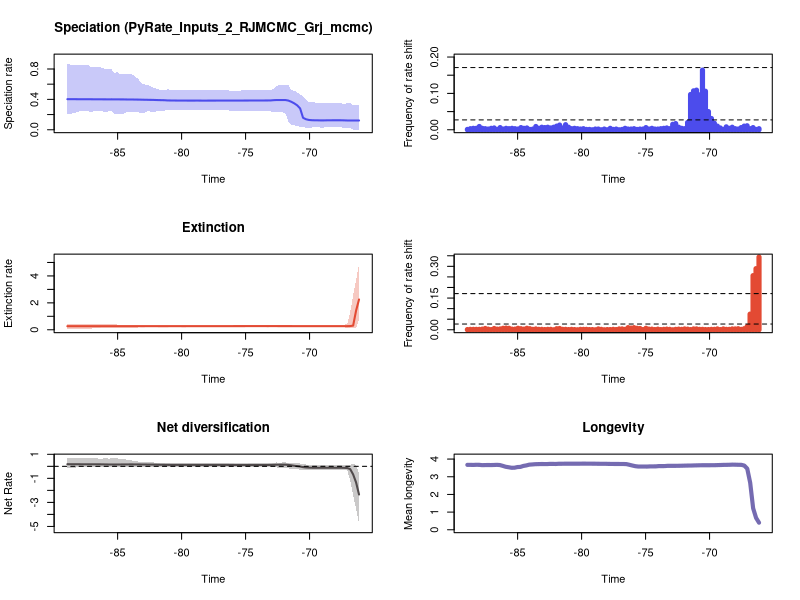

Generate this figure with R:


pdf(file='./RTT_plots.pdf',width=10, height=15)
par(mfrow=c(3,2))
library(scales)

time=c(-66.13531322128567, -66.3655265437976,-66.59573986630953,-66.82595318882146,-67.0561665113334,-67.28637983384533,-67.51659315635726,-67.74680647886919,-67.97701980138112,-68.20723312389305,-68.43744644640498,-68.6676597689169,-68.89787309142883,-69.12808641394076,-69.3582997364527,-69.58851305896464,-69.81872638147657,-70.0489397039885,-70.27915302650042,-70.50936634901235,-70.73957967152428,-70.96979299403621,-71.20000631654814,-71.43021963906007,-71.66043296157201,-71.89064628408394,-72.12085960659587,-72.3510729291078,-72.58128625161973,-72.81149957413166,-73.04171289664359,-73.27192621915552,-73.50213954166745,-73.73235286417938,-73.9625661866913,-74.19277950920325,-74.42299283171518,-74.6532061542271,-74.88341947673904,-75.11363279925096,-75.3438461217629,-75.57405944427482,-75.80427276678675,-76.03448608929868,-76.26469941181062,-76.49491273432255,-76.72512605683448,-76.95533937934641,-77.18555270185834,-77.41576602437027,-77.6459793468822,-77.87619266939413,-78.10640599190606,-78.33661931441799,-78.56683263692992,-78.79704595944186,-79.02725928195379,-79.25747260446572,-79.48768592697765,-79.71789924948958,-79.9481125720015,-80.17832589451343,-80.40853921702536,-80.6387525395373,-80.86896586204924,-81.09917918456117,-81.3293925070731,-81.55960582958502,-81.78981915209695,-82.02003247460888,-82.25024579712081,-82.48045911963274,-82.71067244214467,-82.9408857646566,-83.17109908716853,-83.40131240968046,-83.6315257321924,-83.86173905470433,-84.09195237721626,-84.32216569972819,-84.55237902224012,-84.78259234475205,-85.01280566726398,-85.2430189897759,-85.47323231228785,-85.70344563479978,-85.9336589573117,-86.16387227982364,-86.39408560233556,-86.6242989248475,-86.85451224735942,-87.08472556987135,-87.31493889238328,-87.54515221489521,-87.77536553740714,-88.00557885991907,-88.23579218243101,-88.46600550494294,-88.69621882745487,-88.9264321499668)
rate=c(0.12212992171126189, 0.12197741245037155,0.12197741245037155,0.12212992171126189,0.12223751685682943,0.12381006510271265,0.12491093556209079,0.12506406149943552,0.125173433579639,0.12506406149943552,0.12444566402844975,0.1242979830345606,0.12327678195905242,0.12327678195905242,0.1242979830345606,0.1245960516341977,0.12584512047507224,0.12909777498877534,0.13828680127985482,0.15751889267135308,0.2811081360413859,0.3216965752716451,0.34785176123835115,0.3686125264857478,0.3844425802747462,0.3914002263358178,0.3914823575719881,0.3914286015883588,0.3914002263358178,0.3895713302304382,0.38617116691807296,0.38571423874251964,0.3855261803274116,0.3852872263210686,0.3851514355868839,0.3851514355868839,0.3851514355868839,0.38506757390290136,0.38468178577552925,0.38468178577552925,0.38433525378190375,0.38421956015561426,0.38421956015561426,0.3841573503684198,0.38421956015561426,0.38421956015561426,0.3841573503684198,0.3840624072833241,0.3840624072833241,0.3839533879096817,0.3839533879096817,0.3839533879096817,0.38354330500123185,0.38354330500123185,0.3839533879096817,0.3840624072833241,0.3839533879096817,0.3839533879096817,0.3839533879096817,0.3840624072833241,0.38421956015561426,0.38421956015561426,0.38468178577552925,0.3851514355868839,0.3855171052161347,0.3859493139062418,0.38886599490146556,0.3896460155740023,0.39041908281327853,0.39169063213616995,0.393253035469724,0.39358455114289614,0.39458860781959704,0.3952092455657221,0.39612002938775215,0.3970161752185709,0.3973600386700123,0.39852292784574334,0.39852292784574334,0.39872898541717616,0.3996753029442469,0.3996753029442469,0.4000812095549838,0.4002055035571467,0.40046090282651087,0.4002055035571467,0.40046090282651087,0.4006801393124534,0.40082361133265165,0.4011310184667325,0.4011310184667325,0.4015984931087168,0.40203582782826874,0.401771140856784,0.40203582782826874,0.401771140856784,0.40241258248831047,0.40251925913862013,0.40251925913862013,0.4025997061665414)
minHPD=c(0.00016073906271179343, 0.00016073906271179343,0.00016073906271179343,0.022231889652985736,0.024242316627271707,0.024242316627271707,0.03168904867368994,0.03648961974173695,0.03648961974173695,0.03648961974173695,0.03648961974173695,0.03648961974173695,0.028375361260821852,0.028375361260821852,0.03275982283591001,0.03648961974173695,0.030949193029805283,0.016755708209941534,0.027519879790911198,0.03648961974173695,0.039690227808200744,0.049709691443005216,0.05743198093478128,0.06712005757623653,0.10936412538023137,0.21675947025746256,0.22851989922017427,0.22851989922017427,0.22851989922017427,0.22851989922017427,0.24042799130856854,0.2471658077720237,0.2486024602060396,0.25027342397526325,0.2486024602060396,0.25027342397526325,0.25027342397526325,0.25027342397526325,0.2515743560746772,0.2522513177316926,0.24896319689769464,0.25027342397526325,0.25065831759842533,0.2486024602060396,0.2486024602060396,0.2657618960019033,0.2657618960019033,0.2657618960019033,0.2657618960019033,0.2657618960019033,0.2657618960019033,0.2657618960019033,0.265701735610563,0.265701735610563,0.265701735610563,0.265701735610563,0.265701735610563,0.265701735610563,0.265701735610563,0.265701735610563,0.265701735610563,0.265701735610563,0.265701735610563,0.2657618960019033,0.2657618960019033,0.2657618960019033,0.25065831759842533,0.2486024602060396,0.2486024602060396,0.24042799130856854,0.22851989922017427,0.24042799130856854,0.24042799130856854,0.21553412639917138,0.21553412639917138,0.23694325506559075,0.23008834409380502,0.23008834409380502,0.23008834409380502,0.23008834409380502,0.21279358837047901,0.21279358837047901,0.21279358837047901,0.21279358837047901,0.2427729802695302,0.2427729802695302,0.23008834409380502,0.2427729802695302,0.24896319689769464,0.2427729802695302,0.2427729802695302,0.23008834409380502,0.24896319689769464,0.2427729802695302,0.2427729802695302,0.2427729802695302,0.23008834409380502,0.21553412639917138,0.21279358837047901,0.21279358837047901)
maxHPD=c(0.32862786903154945, 0.32862786903154945,0.3272248360220732,0.3481540980064679,0.3475396000062089,0.34061888580187444,0.3481540980064679,0.35119290459801883,0.3514849743981922,0.35119290459801883,0.3542960812089022,0.3542960812089022,0.3481540980064679,0.3481540980064679,0.3542960812089022,0.3600869789769801,0.36169330269249333,0.36169330269249333,0.397909044290411,0.4403988011787594,0.46457380934321735,0.4929592701296524,0.5126970899080303,0.5252001405259443,0.5873278300295173,0.5912842936662355,0.5912842936662355,0.5873278300295173,0.5797178083940989,0.5398704713072174,0.5246542067814082,0.5252001405259443,0.5246542067814082,0.5252001405259443,0.5228460413354883,0.5216388036928501,0.5216388036928501,0.5216388036928501,0.5216388036928501,0.5216388036928501,0.516520005650623,0.516520005650623,0.516520005650623,0.5134042862440511,0.5134042862440511,0.5280790017306813,0.5280790017306813,0.5280790017306813,0.5266913463655363,0.5266913463655363,0.5280790017306813,0.5280790017306813,0.5252001405259443,0.5252001405259443,0.5246542067814082,0.5246542067814082,0.5246542067814082,0.5246542067814082,0.5246542067814082,0.5252001405259443,0.5252001405259443,0.5266913463655363,0.5266913463655363,0.5266913463655363,0.5280790017306813,0.5315216949383745,0.5216388036928501,0.5258889217560796,0.5294968461661497,0.5448157085750287,0.5561497920697233,0.579817453418571,0.5912842936662355,0.5983544480822945,0.614399401939441,0.6709676079241521,0.6968558059131394,0.7300261897537855,0.7300261897537855,0.737531876775923,0.737531876775923,0.7300261897537855,0.7619783081220659,0.737531876775923,0.7981297654027435,0.7981297654027435,0.7981297654027435,0.8149888120098369,0.8246840964345039,0.8246840964345039,0.8246840964345039,0.8274455507126441,0.8504438979852621,0.846553980475461,0.846553980475461,0.846553980475461,0.8563859630315253,0.8563859630315253,0.8563859630315253,0.8702332688225639)
remove_na = !is.na(rate)
time = time[remove_na]
plot(time,time,type = 'n', ylim = c(0, 0.9572565957048204), xlim = c(-89.04153881122276,-66.0202065600297), ylab = 'Speciation rate', xlab = 'Time',main='Speciation (PyRate_Inputs_2_RJMCMC_Grj_mcmc)' )
polygon(c(time, rev(time)), c(maxHPD[remove_na], rev(minHPD[remove_na])), col = alpha('#4c4cec',0.3), border = NA)
lines(time,rate[remove_na], col = '#4c4cec', lwd=2)
mids=c(-66.13647591483371, -66.36901462444172,-66.60155333404974,-66.83409204365775,-67.06663075326576,-67.29916946287376,-67.53170817248177,-67.7642468820898,-67.9967855916978,-68.22932430130581,-68.46186301091382,-68.69440172052182,-68.92694043012985,-69.15947913973785,-69.39201784934586,-69.62455655895387,-69.85709526856188,-70.0896339781699,-70.32217268777791,-70.55471139738592,-70.78725010699392,-71.01978881660193,-71.25232752620995,-71.48486623581796,-71.71740494542597,-71.94994365503398,-72.18248236464198,-72.41502107425,-72.64755978385801,-72.88009849346602,-73.11263720307403,-73.34517591268204,-73.57771462229006,-73.81025333189807,-74.04279204150608,-74.27533075111408,-74.50786946072209,-74.74040817033011,-74.97294687993812,-75.20548558954613,-75.43802429915414,-75.67056300876216,-75.90310171837017,-76.13564042797817,-76.36817913758618,-76.60071784719419,-76.8332565568022,-77.06579526641022,-77.29833397601823,-77.53087268562624,-77.76341139523424,-77.99595010484227,-78.22848881445027,-78.46102752405828,-78.69356623366629,-78.9261049432743,-79.1586436528823,-79.39118236249033,-79.62372107209833,-79.85625978170634,-80.08879849131435,-80.32133720092237,-80.55387591053038,-80.78641462013839,-81.0189533297464,-81.2514920393544,-81.48403074896241,-81.71656945857043,-81.94910816817844,-82.18164687778645,-82.41418558739446,-82.64672429700248,-82.87926300661049,-83.1118017162185,-83.3443404258265,-83.57687913543451,-83.80941784504252,-84.04195655465054,-84.27449526425855,-84.50703397386656,-84.73957268347456,-84.97211139308259,-85.2046501026906,-85.4371888122986,-85.66972752190661,-85.90226623151462,-86.13480494112262,-86.36734365073065,-86.59988236033865,-86.83242106994666,-87.06495977955467,-87.29749848916269,-87.5300371987707,-87.76257590837871,-87.99511461798672,-88.22765332759472,-88.46019203720273,-88.69273074681075,-88.92526945641876)
counts=c(0.003, 0.001,0.006,0.003,0.011,0.01,0.006,0.002,0.003,0.007,0.004,0.008,0.001,0.005,0.01,0.018,0.031,0.05,0.106,0.164,0.096,0.109,0.107,0.097,0.02,0.003,0.004,0.007,0.017,0.015,0.003,0.005,0.004,0.003,0.002,0.002,0.004,0.002,0.006,0.002,0.002,0.001,0.003,0.002,0.002,0.004,0.001,0.0,0.002,0.001,0.004,0.0,0.002,0.0,0.002,0.002,0.0,0.001,0.001,0.003,0.002,0.003,0.004,0.003,0.007,0.014,0.005,0.013,0.01,0.007,0.005,0.007,0.006,0.007,0.004,0.009,0.002,0.001,0.005,0.004,0.006,0.002,0.003,0.004,0.003,0.004,0.002,0.006,0.001,0.005,0.004,0.002,0.003,0.004,0.009,0.004,0.004,0.003,0.001)
plot(mids,counts,type = 'h', xlim = c(-89.04153881122276,-66.0202065600297), ylim=c(0,0.2), ylab = 'Frequency of rate shift', xlab = 'Time',lwd=5,col='#4c4cec')
bf2 = 0.027170230686729628
bf6 = 0.17106655196627238
abline(h=bf2, lty=2)
abline(h=bf6, lty=2)

time=c(-66.13531322128567, -66.3655265437976,-66.59573986630953,-66.82595318882146,-67.0561665113334,-67.28637983384533,-67.51659315635726,-67.74680647886919,-67.97701980138112,-68.20723312389305,-68.43744644640498,-68.6676597689169,-68.89787309142883,-69.12808641394076,-69.3582997364527,-69.58851305896464,-69.81872638147657,-70.0489397039885,-70.27915302650042,-70.50936634901235,-70.73957967152428,-70.96979299403621,-71.20000631654814,-71.43021963906007,-71.66043296157201,-71.89064628408394,-72.12085960659587,-72.3510729291078,-72.58128625161973,-72.81149957413166,-73.04171289664359,-73.27192621915552,-73.50213954166745,-73.73235286417938,-73.9625661866913,-74.19277950920325,-74.42299283171518,-74.6532061542271,-74.88341947673904,-75.11363279925096,-75.3438461217629,-75.57405944427482,-75.80427276678675,-76.03448608929868,-76.26469941181062,-76.49491273432255,-76.72512605683448,-76.95533937934641,-77.18555270185834,-77.41576602437027,-77.6459793468822,-77.87619266939413,-78.10640599190606,-78.33661931441799,-78.56683263692992,-78.79704595944186,-79.02725928195379,-79.25747260446572,-79.48768592697765,-79.71789924948958,-79.9481125720015,-80.17832589451343,-80.40853921702536,-80.6387525395373,-80.86896586204924,-81.09917918456117,-81.3293925070731,-81.55960582958502,-81.78981915209695,-82.02003247460888,-82.25024579712081,-82.48045911963274,-82.71067244214467,-82.9408857646566,-83.17109908716853,-83.40131240968046,-83.6315257321924,-83.86173905470433,-84.09195237721626,-84.32216569972819,-84.55237902224012,-84.78259234475205,-85.01280566726398,-85.2430189897759,-85.47323231228785,-85.70344563479978,-85.9336589573117,-86.16387227982364,-86.39408560233556,-86.6242989248475,-86.85451224735942,-87.08472556987135,-87.31493889238328,-87.54515221489521,-87.77536553740714,-88.00557885991907,-88.23579218243101,-88.46600550494294,-88.69621882745487,-88.9264321499668)
rate=c(2.2502961645918718, 1.4210019209897131,0.30732994850769,0.2759945651150173,0.2691274130267639,0.2682289729535897,0.26811695311015815,0.2681897434955627,0.26811695311015815,0.26811695311015815,0.2681897434955627,0.2682289729535897,0.26853851534413525,0.26875857598135156,0.26900718674658186,0.2690715449223857,0.2690715449223857,0.2690715449223857,0.26900718674658186,0.26900718674658186,0.2690715449223857,0.2691274130267639,0.2691885450232818,0.26957051739177196,0.26973504777403007,0.2701208080920236,0.270416095059542,0.2705740878762235,0.27095344253665093,0.27095344253665093,0.27095344253665093,0.2708702613722204,0.27095344253665093,0.27103621058240523,0.27095344253665093,0.27095344253665093,0.27103621058240523,0.27095344253665093,0.27095344253665093,0.2708702613722204,0.2706914156517425,0.2706914156517425,0.27022159169064963,0.2690715449223857,0.26812923959032864,0.26654121853303026,0.2662976354961343,0.2662920057092404,0.2662855731670456,0.26628191779127763,0.2662804269206172,0.2662804269206172,0.26625172872866487,0.26625172872866487,0.26620806692506715,0.26620806692506715,0.26610616197250275,0.26610616197250275,0.26610616197250275,0.26592947363169944,0.26592947363169944,0.26610616197250275,0.26610616197250275,0.26610616197250275,0.26610616197250275,0.2659848963221934,0.2659848963221934,0.2659848963221934,0.2659848963221934,0.26625172872866487,0.26620806692506715,0.26620806692506715,0.26610616197250275,0.2659848963221934,0.2659848963221934,0.26620806692506715,0.26625172872866487,0.26628091375162755,0.26628091375162755,0.26631772589305636,0.26654121853303026,0.2669944050954459,0.2669944050954459,0.26705965635314544,0.2672132944310175,0.26673976090260076,0.26631772589305636,0.2662855731670456,0.2659848963221934,0.2659115100669157,0.265880584453652,0.2659115100669157,0.26580955428780206,0.26580955428780206,0.26576103729074896,0.26533911640472596,0.26533911640472596,0.2654255938834871,0.26533911640472596,0.26533911640472596)
minHPD=c(0.7167975359903609, 0.16054606789853756,0.0907334859367153,0.11399951252961874,0.1461069892911967,0.17480297240466955,0.17778761751866654,0.17961463458970314,0.17961463458970314,0.17862804256173154,0.18085188885588846,0.18085188885588846,0.18085188885588846,0.18384909237614608,0.18339220851485594,0.18569326642771847,0.18569326642771847,0.18569326642771847,0.18569326642771847,0.18569326642771847,0.18569326642771847,0.1954061728494938,0.18569326642771847,0.19495165174302212,0.19495165174302212,0.19495165174302212,0.19495165174302212,0.1954061728494938,0.1954061728494938,0.19495165174302212,0.19495165174302212,0.19495165174302212,0.19163739850651684,0.19163739850651684,0.19495165174302212,0.19163739850651684,0.19163739850651684,0.18569326642771847,0.1954061728494938,0.19495165174302212,0.19495165174302212,0.19495165174302212,0.18569326642771847,0.18569326642771847,0.184056828060653,0.18569326642771847,0.184056828060653,0.18569326642771847,0.184056828060653,0.184056828060653,0.18569326642771847,0.18569326642771847,0.18569326642771847,0.18569326642771847,0.18569326642771847,0.184056828060653,0.17778761751866654,0.17778761751866654,0.17778761751866654,0.17778761751866654,0.17778761751866654,0.18569326642771847,0.18569326642771847,0.18569326642771847,0.18569326642771847,0.18085188885588846,0.18085188885588846,0.18569326642771847,0.18085188885588846,0.18085188885588846,0.17862804256173154,0.17862804256173154,0.17778761751866654,0.17778761751866654,0.17778761751866654,0.16861947328893634,0.1573786241541553,0.15690377647782489,0.15690377647782489,0.15948242172984742,0.15460676816204458,0.15460676816204458,0.14719699404880424,0.1573786241541553,0.15690377647782489,0.14719699404880424,0.1399059662926976,0.13136557535648635,0.1271372971650543,0.1271372971650543,0.1271372971650543,0.06898699433547469,0.06898699433547469,0.07014858043500097,0.07014858043500097,0.07014858043500097,0.06898699433547469,0.06898699433547469,0.05815757383204241,0.06898699433547469)
maxHPD=c(4.9122825074082455, 3.646847345849426,2.579393657582188,1.305188196038108,0.4098780042791553,0.3838743113892587,0.3743100285573821,0.3743100285573821,0.368403098985153,0.3651141859714461,0.3649718255696775,0.3639266861612182,0.3639266861612182,0.3651141859714461,0.3639266861612182,0.3651141859714461,0.3651141859714461,0.3639266861612182,0.3639266861612182,0.3639266861612182,0.3639266861612182,0.3743100285573821,0.3639266861612182,0.37100825288360123,0.3685902475534927,0.3685902475534927,0.3685902475534927,0.3685902475534927,0.3685902475534927,0.3685902475534927,0.3685902475534927,0.3685902475534927,0.3685902475534927,0.3685902475534927,0.37100825288360123,0.3685902475534927,0.3685902475534927,0.3639266861612182,0.3743100285573821,0.3771272457933709,0.3771272457933709,0.3772603614607949,0.36816750095421397,0.36816750095421397,0.3651141859714461,0.36816750095421397,0.3651141859714461,0.36816750095421397,0.3651141859714461,0.3651141859714461,0.36816750095421397,0.36816750095421397,0.368403098985153,0.368403098985153,0.368403098985153,0.3685902475534927,0.3651141859714461,0.3651141859714461,0.3651141859714461,0.3651141859714461,0.3651141859714461,0.3738979733932411,0.3738979733932411,0.3738979733932411,0.3738979733932411,0.3685902475534927,0.3685902475534927,0.3738979733932411,0.3685902475534927,0.374237472044327,0.374237472044327,0.374237472044327,0.38023360128703015,0.38023360128703015,0.38023360128703015,0.374237472044327,0.3639266861612182,0.36710973526271334,0.3685902475534927,0.374237472044327,0.3772603614607949,0.3872655180519972,0.3872655180519972,0.4039957472570333,0.4039957472570333,0.4039957472570333,0.40833495423923366,0.4041866590908553,0.41710436185235666,0.42377514912385517,0.4300745980751413,0.3997102791979483,0.3997102791979483,0.40181919113375847,0.4041866590908553,0.4041866590908553,0.4041866590908553,0.40833495423923366,0.4041866590908553,0.42377514912385517)
remove_na = !is.na(rate)
time = time[remove_na]
plot(time,time,type = 'n', ylim = c(0, 5.4035107581490704), xlim = c(-89.04153881122276,-66.0202065600297), ylab = 'Extinction rate', xlab = 'Time',main='Extinction' )
polygon(c(time, rev(time)), c(maxHPD[remove_na], rev(minHPD[remove_na])), col = alpha('#e34a33',0.3), border = NA)
lines(time,rate[remove_na], col = '#e34a33', lwd=2)
mids=c(-66.13647591483371, -66.36901462444172,-66.60155333404974,-66.83409204365775,-67.06663075326576,-67.29916946287376,-67.53170817248177,-67.7642468820898,-67.9967855916978,-68.22932430130581,-68.46186301091382,-68.69440172052182,-68.92694043012985,-69.15947913973785,-69.39201784934586,-69.62455655895387,-69.85709526856188,-70.0896339781699,-70.32217268777791,-70.55471139738592,-70.78725010699392,-71.01978881660193,-71.25232752620995,-71.48486623581796,-71.71740494542597,-71.94994365503398,-72.18248236464198,-72.41502107425,-72.64755978385801,-72.88009849346602,-73.11263720307403,-73.34517591268204,-73.57771462229006,-73.81025333189807,-74.04279204150608,-74.27533075111408,-74.50786946072209,-74.74040817033011,-74.97294687993812,-75.20548558954613,-75.43802429915414,-75.67056300876216,-75.90310171837017,-76.13564042797817,-76.36817913758618,-76.60071784719419,-76.8332565568022,-77.06579526641022,-77.29833397601823,-77.53087268562624,-77.76341139523424,-77.99595010484227,-78.22848881445027,-78.46102752405828,-78.69356623366629,-78.9261049432743,-79.1586436528823,-79.39118236249033,-79.62372107209833,-79.85625978170634,-80.08879849131435,-80.32133720092237,-80.55387591053038,-80.78641462013839,-81.0189533297464,-81.2514920393544,-81.48403074896241,-81.71656945857043,-81.94910816817844,-82.18164687778645,-82.41418558739446,-82.64672429700248,-82.87926300661049,-83.1118017162185,-83.3443404258265,-83.57687913543451,-83.80941784504252,-84.04195655465054,-84.27449526425855,-84.50703397386656,-84.73957268347456,-84.97211139308259,-85.2046501026906,-85.4371888122986,-85.66972752190661,-85.90226623151462,-86.13480494112262,-86.36734365073065,-86.59988236033865,-86.83242106994666,-87.06495977955467,-87.29749848916269,-87.5300371987707,-87.76257590837871,-87.99511461798672,-88.22765332759472,-88.46019203720273,-88.69273074681075,-88.92526945641876)
counts=c(0.344, 0.289,0.256,0.074,0.015,0.005,0.002,0.005,0.004,0.004,0.002,0.002,0.004,0.001,0.004,0.002,0.002,0.001,0.001,0.002,0.002,0.004,0.004,0.001,0.003,0.004,0.002,0.003,0.002,0.0,0.002,0.003,0.002,0.001,0.003,0.001,0.003,0.003,0.007,0.001,0.006,0.007,0.01,0.008,0.01,0.002,0.004,0.004,0.001,0.002,0.001,0.001,0.0,0.002,0.004,0.0,0.001,0.001,0.002,0.002,0.002,0.0,0.001,0.002,0.001,0.002,0.002,0.006,0.005,0.0,0.002,0.002,0.001,0.002,0.002,0.004,0.002,0.005,0.007,0.003,0.005,0.007,0.003,0.003,0.007,0.008,0.007,0.004,0.003,0.006,0.001,0.003,0.006,0.003,0.002,0.002,0.002,0.002,0.001)
plot(mids,counts,type = 'h', xlim = c(-89.04153881122276,-66.0202065600297), ylim=c(0,0.344), ylab = 'Frequency of rate shift', xlab = 'Time',lwd=5,col='#e34a33')
abline(h=bf2, lty=2)
abline(h=bf6, lty=2)
#Net Diversification Rate
time=c(-66.13531322128567, -66.3655265437976,-66.59573986630953,-66.82595318882146,-67.0561665113334,-67.28637983384533,-67.51659315635726,-67.74680647886919,-67.97701980138112,-68.20723312389305,-68.43744644640498,-68.6676597689169,-68.89787309142883,-69.12808641394076,-69.3582997364527,-69.58851305896464,-69.81872638147657,-70.0489397039885,-70.27915302650042,-70.50936634901235,-70.73957967152428,-70.96979299403621,-71.20000631654814,-71.43021963906007,-71.66043296157201,-71.89064628408394,-72.12085960659587,-72.3510729291078,-72.58128625161973,-72.81149957413166,-73.04171289664359,-73.27192621915552,-73.50213954166745,-73.73235286417938,-73.9625661866913,-74.19277950920325,-74.42299283171518,-74.6532061542271,-74.88341947673904,-75.11363279925096,-75.3438461217629,-75.57405944427482,-75.80427276678675,-76.03448608929868,-76.26469941181062,-76.49491273432255,-76.72512605683448,-76.95533937934641,-77.18555270185834,-77.41576602437027,-77.6459793468822,-77.87619266939413,-78.10640599190606,-78.33661931441799,-78.56683263692992,-78.79704595944186,-79.02725928195379,-79.25747260446572,-79.48768592697765,-79.71789924948958,-79.9481125720015,-80.17832589451343,-80.40853921702536,-80.6387525395373,-80.86896586204924,-81.09917918456117,-81.3293925070731,-81.55960582958502,-81.78981915209695,-82.02003247460888,-82.25024579712081,-82.48045911963274,-82.71067244214467,-82.9408857646566,-83.17109908716853,-83.40131240968046,-83.6315257321924,-83.86173905470433,-84.09195237721626,-84.32216569972819,-84.55237902224012,-84.78259234475205,-85.01280566726398,-85.2430189897759,-85.47323231228785,-85.70344563479978,-85.9336589573117,-86.16387227982364,-86.39408560233556,-86.6242989248475,-86.85451224735942,-87.08472556987135,-87.31493889238328,-87.54515221489521,-87.77536553740714,-88.00557885991907,-88.23579218243101,-88.46600550494294,-88.69621882745487,-88.9264321499668)
net_rate=c(-2.343884373092176, -1.3414707567489594,-0.6750655472364309,-0.22970068463672433,-0.14235789534978543,-0.12613243240805722,-0.12045241579349798,-0.119926906916535,-0.11897069199475932,-0.11893068502900257,-0.1200710241617539,-0.1203497044636618,-0.12095202009971505,-0.12133756289676868,-0.12048714105618466,-0.11892092190846773,-0.1156428689556112,-0.10842995553845337,-0.09565256460950529,-0.06791197171741856,-0.014550486454425098,0.016410789300710778,0.04706017258635705,0.08384435217586295,0.12132542568713431,0.1389750143076679,0.13922411465627998,0.13795410500787406,0.1359963682728763,0.1271504380491194,0.11681271295794739,0.1151336125545351,0.11337343632206909,0.11296344857560367,0.11263590157601283,0.11104319379965753,0.11083368141192497,0.11077358496234728,0.1094434068250212,0.10930635654405632,0.10828190530424052,0.1081229261194398,0.10919678243341571,0.11181821776454376,0.11495005559481247,0.11780225042073313,0.11786264910747549,0.11778460978402172,0.11773766965141758,0.11755671882345478,0.11765235834466356,0.1176874932033696,0.11762465318969008,0.11762465318969008,0.11778434715360037,0.11797956533177209,0.11822965031636784,0.1182399644854654,0.1182399644854654,0.11863462518150765,0.11899233959783855,0.11889848632772361,0.11970946551661105,0.12061421680486961,0.12084341947579505,0.12268168169684493,0.12697927806609857,0.13059140100752303,0.13320886761298473,0.13960173057655553,0.14517828082375978,0.1470796722827461,0.14884531679921859,0.15279293169552258,0.1540788699959627,0.15680089497529062,0.158161598392518,0.16110364495488047,0.16019269016145007,0.15793652804510933,0.15841154483353168,0.15331205742183734,0.1538876453545406,0.15012463649207464,0.15094342854159232,0.153025464472867,0.15715879725624698,0.16288809893544656,0.1675967844659291,0.17015048428203416,0.1701279531489575,0.17005435097697227,0.17082937167372986,0.16990779323097577,0.17017135556017252,0.17149018921758777,0.17404884366098772,0.17441958683310937,0.17575023060424885,0.17699500344618038)
net_minHPD=c(-4.798861248627024, -3.5155991683966876,-2.4357061179167325,-1.1903945453960356,-0.31748599344842615,-0.2919180153037737,-0.2945315641191515,-0.2945315641191515,-0.2919180153037737,-0.2919180153037737,-0.2919180153037737,-0.2919180153037737,-0.2936343084738122,-0.2936343084738122,-0.2919180153037737,-0.2919180153037737,-0.2919180153037737,-0.2919180153037737,-0.2919180153037737,-0.26509455103140156,-0.26509455103140156,-0.2610562649710143,-0.23134711664845953,-0.21498618614441645,-0.16929224538187682,-0.12887802762880834,-0.12887802762880834,-0.12887802762880834,-0.09497252321857474,-0.06169108723994415,-0.05141942231483765,-0.05141942231483765,-0.05141942231483765,-0.05399520054662155,-0.05141942231483765,-0.05141942231483765,-0.05141942231483765,-0.05141942231483765,-0.05399520054662155,-0.05141942231483765,-0.05141942231483765,-0.05141942231483765,-0.05141942231483765,-0.05100666666662329,-0.03945872005018672,-0.03945872005018672,-0.03977522995360355,-0.03977522995360355,-0.03977522995360355,-0.03977522995360355,-0.03977522995360355,-0.03977522995360355,-0.03205367102249834,-0.03205367102249834,-0.03205367102249834,-0.03205367102249834,-0.03977522995360355,-0.03977522995360355,-0.03977522995360355,-0.03977522995360355,-0.03977522995360355,-0.03977522995360355,-0.03205367102249834,-0.03977522995360355,-0.03977522995360355,-0.03977522995360355,-0.03977522995360355,-0.04803568005648021,-0.05141942231483765,-0.05141942231483765,-0.05399520054662155,-0.06290655016816282,-0.06107619610649398,-0.06290655016816282,-0.06290655016816282,-0.06107619610649398,-0.08410286984047177,-0.09011520413179641,-0.06290655016816282,-0.09011520413179641,-0.06290655016816282,-0.09011520413179641,-0.0597228572756387,-0.0597228572756387,-0.0597228572756387,-0.06290655016816282,-0.05399520054662155,-0.06290655016816282,-0.09011520413179641,-0.06290655016816282,-0.07166127296912161,-0.09011520413179641,-0.09011520413179641,-0.07166127296912161,-0.08410286984047177,-0.08410286984047177,-0.08410286984047177,-0.14680764381681075,-0.14680764381681075,-0.14680764381681075)
net_maxHPD=c(-0.5677473550245498, 0.11717080457275342,0.1928308611084055,0.1362032643124186,0.11717080457275342,0.11176055304923582,0.10235316901445124,0.09907921915883414,0.09907921915883414,0.09731567955052578,0.09731567955052578,0.09731567955052578,0.09670962041626596,0.09670962041626596,0.09901442265926019,0.1029770441486455,0.11021034452747946,0.12089175273756725,0.14509906907452308,0.2103985753120555,0.23760528793953578,0.2546060727368102,0.2806937118997642,0.2833878250124167,0.310591050894951,0.32308226369050225,0.3219176737886549,0.3066934766483608,0.32308226369050225,0.3066934766483608,0.28937640268790676,0.2833878250124167,0.2833878250124167,0.27852149675019433,0.27852149675019433,0.27852149675019433,0.27852149675019433,0.27852149675019433,0.2750277115725437,0.2750277115725437,0.27219973221199084,0.27219973221199084,0.27177441812318665,0.2710796961293752,0.2785654727131657,0.2785654727131657,0.2756746141811536,0.2756746141811536,0.2750277115725437,0.2750277115725437,0.2756746141811536,0.2756746141811536,0.2818916064896999,0.2818916064896999,0.2818916064896999,0.2818916064896999,0.2750277115725437,0.2750277115725437,0.2750277115725437,0.2756746141811536,0.2750277115725437,0.2756746141811536,0.2818916064896999,0.2758685626156309,0.2758685626156309,0.276284388241933,0.2785654727131657,0.2785654727131657,0.2785654727131657,0.3066934766483608,0.32308226369050225,0.32308226369050225,0.3418059436788472,0.36154242681687887,0.369179996341176,0.40459758336463836,0.42587243218191834,0.4844312034941006,0.5491327745448086,0.5624239316542742,0.6292096052477899,0.6140904159196334,0.6649602363595314,0.6649602363595314,0.6649602363595314,0.6435728199586579,0.6674410177677317,0.6470705793113333,0.6292096052477899,0.6674410177677317,0.6674410177677317,0.6674410177677317,0.6674410177677317,0.7036157848615812,0.7036157848615812,0.701616121223392,0.7036157848615812,0.6649602363595314,0.6674410177677317,0.6857926034582258)
remove_na = !is.na(net_rate)
time = time[remove_na]
plot(time,time,type = 'n', ylim = c(-5.278747373489727, 0.7739773633477394), xlim = c(-89.04153881122276,-66.0202065600297), ylab = 'Net Rate', xlab = 'Time',lwd=2, main='Net diversification', col= '#504A4B' )
polygon(c(time, rev(time)), c(net_maxHPD[remove_na], rev(net_minHPD[remove_na])), col = alpha('#504A4B',0.3), border = NA)
lines(time,net_rate[remove_na], col = '#504A4B', lwd=2)
abline(h=0,lty=2)


time=c(-66.13531322128567, -66.3655265437976,-66.59573986630953,-66.82595318882146,-67.0561665113334,-67.28637983384533,-67.51659315635726,-67.74680647886919,-67.97701980138112,-68.20723312389305,-68.43744644640498,-68.6676597689169,-68.89787309142883,-69.12808641394076,-69.3582997364527,-69.58851305896464,-69.81872638147657,-70.0489397039885,-70.27915302650042,-70.50936634901235,-70.73957967152428,-70.96979299403621,-71.20000631654814,-71.43021963906007,-71.66043296157201,-71.89064628408394,-72.12085960659587,-72.3510729291078,-72.58128625161973,-72.81149957413166,-73.04171289664359,-73.27192621915552,-73.50213954166745,-73.73235286417938,-73.9625661866913,-74.19277950920325,-74.42299283171518,-74.6532061542271,-74.88341947673904,-75.11363279925096,-75.3438461217629,-75.57405944427482,-75.80427276678675,-76.03448608929868,-76.26469941181062,-76.49491273432255,-76.72512605683448,-76.95533937934641,-77.18555270185834,-77.41576602437027,-77.6459793468822,-77.87619266939413,-78.10640599190606,-78.33661931441799,-78.56683263692992,-78.79704595944186,-79.02725928195379,-79.25747260446572,-79.48768592697765,-79.71789924948958,-79.9481125720015,-80.17832589451343,-80.40853921702536,-80.6387525395373,-80.86896586204924,-81.09917918456117,-81.3293925070731,-81.55960582958502,-81.78981915209695,-82.02003247460888,-82.25024579712081,-82.48045911963274,-82.71067244214467,-82.9408857646566,-83.17109908716853,-83.40131240968046,-83.6315257321924,-83.86173905470433,-84.09195237721626,-84.32216569972819,-84.55237902224012,-84.78259234475205,-85.01280566726398,-85.2430189897759,-85.47323231228785,-85.70344563479978,-85.9336589573117,-86.16387227982364,-86.39408560233556,-86.6242989248475,-86.85451224735942,-87.08472556987135,-87.31493889238328,-87.54515221489521,-87.77536553740714,-88.00557885991907,-88.23579218243101,-88.46600550494294,-88.69621882745487,-88.9264321499668)
rate=c(0.4013153940434168, 0.6720458290486531,1.2181062772799474,2.659117682513638,3.4605426264920545,3.6323235730021124,3.673924371375342,3.676596937056455,3.6820862524132583,3.685490451622615,3.6778838235775986,3.673875880287295,3.672132353229689,3.6649634127702564,3.6603386039306924,3.6545799507514483,3.6545799507514483,3.651073272830288,3.652102697520682,3.652102697520682,3.650194690668777,3.645337211741103,3.6414125842839296,3.6352975807404584,3.634038794961078,3.6303810497246856,3.6256742864538074,3.6217694496636503,3.6191799178930655,3.617419367826711,3.617780745436146,3.618515103509032,3.6042529299695594,3.6026656680050686,3.604282255203281,3.5879650158847873,3.586544604201579,3.5863280294133966,3.5770555351160285,3.578118641773812,3.579233044490379,3.5792143723723098,3.5982002225757057,3.635756800229517,3.676774342142774,3.7148486282484345,3.7215078519413893,3.722146537706319,3.723552057623109,3.72350651896611,3.726243680988647,3.7269440293490006,3.732945245111632,3.732945245111632,3.733727237638827,3.7359783281633856,3.7394513328726555,3.739595566580767,3.739595566580767,3.742010485691746,3.742010485691746,3.738893840769395,3.738973610989463,3.738973610989463,3.738330040008769,3.7380049066276375,3.738258862436646,3.735467713012629,3.7349551204747287,3.723272925102574,3.7282071219779387,3.7282071219779387,3.7170987327292817,3.718865581641464,3.7196612844730743,3.715323049385953,3.7102069535940743,3.6961132448072433,3.68447133566535,3.640805082569408,3.6120950126216003,3.5577785187301747,3.5488033106040886,3.5113387917951577,3.5081576570879087,3.538184154565109,3.564991559517439,3.6170035279063835,3.6632069296961225,3.6737169751663155,3.666330030017423,3.6614029156426997,3.6642801281214554,3.6609728545162983,3.656552844863876,3.6744460740249614,3.6771117491222114,3.66843043563426,3.673102713399435,3.6731331769462447)
minHPD=c(0.4013153940434168, 0.6720458290486531,1.2181062772799474,2.659117682513638,3.4605426264920545,3.6323235730021124,3.673924371375342,3.676596937056455,3.6820862524132583,3.685490451622615,3.6778838235775986,3.673875880287295,3.672132353229689,3.6649634127702564,3.6603386039306924,3.6545799507514483,3.6545799507514483,3.651073272830288,3.652102697520682,3.652102697520682,3.650194690668777,3.645337211741103,3.6414125842839296,3.6352975807404584,3.634038794961078,3.6303810497246856,3.6256742864538074,3.6217694496636503,3.6191799178930655,3.617419367826711,3.617780745436146,3.618515103509032,3.6042529299695594,3.6026656680050686,3.604282255203281,3.5879650158847873,3.586544604201579,3.5863280294133966,3.5770555351160285,3.578118641773812,3.579233044490379,3.5792143723723098,3.5982002225757057,3.635756800229517,3.676774342142774,3.7148486282484345,3.7215078519413893,3.722146537706319,3.723552057623109,3.72350651896611,3.726243680988647,3.7269440293490006,3.732945245111632,3.732945245111632,3.733727237638827,3.7359783281633856,3.7394513328726555,3.739595566580767,3.739595566580767,3.742010485691746,3.742010485691746,3.738893840769395,3.738973610989463,3.738973610989463,3.738330040008769,3.7380049066276375,3.738258862436646,3.735467713012629,3.7349551204747287,3.723272925102574,3.7282071219779387,3.7282071219779387,3.7170987327292817,3.718865581641464,3.7196612844730743,3.715323049385953,3.7102069535940743,3.6961132448072433,3.68447133566535,3.640805082569408,3.6120950126216003,3.5577785187301747,3.5488033106040886,3.5113387917951577,3.5081576570879087,3.538184154565109,3.564991559517439,3.6170035279063835,3.6632069296961225,3.6737169751663155,3.666330030017423,3.6614029156426997,3.6642801281214554,3.6609728545162983,3.656552844863876,3.6744460740249614,3.6771117491222114,3.66843043563426,3.673102713399435,3.6731331769462447)
maxHPD=c(0.4013153940434168, 0.6720458290486531,1.2181062772799474,2.659117682513638,3.4605426264920545,3.6323235730021124,3.673924371375342,3.676596937056455,3.6820862524132583,3.685490451622615,3.6778838235775986,3.673875880287295,3.672132353229689,3.6649634127702564,3.6603386039306924,3.6545799507514483,3.6545799507514483,3.651073272830288,3.652102697520682,3.652102697520682,3.650194690668777,3.645337211741103,3.6414125842839296,3.6352975807404584,3.634038794961078,3.6303810497246856,3.6256742864538074,3.6217694496636503,3.6191799178930655,3.617419367826711,3.617780745436146,3.618515103509032,3.6042529299695594,3.6026656680050686,3.604282255203281,3.5879650158847873,3.586544604201579,3.5863280294133966,3.5770555351160285,3.578118641773812,3.579233044490379,3.5792143723723098,3.5982002225757057,3.635756800229517,3.676774342142774,3.7148486282484345,3.7215078519413893,3.722146537706319,3.723552057623109,3.72350651896611,3.726243680988647,3.7269440293490006,3.732945245111632,3.732945245111632,3.733727237638827,3.7359783281633856,3.7394513328726555,3.739595566580767,3.739595566580767,3.742010485691746,3.742010485691746,3.738893840769395,3.738973610989463,3.738973610989463,3.738330040008769,3.7380049066276375,3.738258862436646,3.735467713012629,3.7349551204747287,3.723272925102574,3.7282071219779387,3.7282071219779387,3.7170987327292817,3.718865581641464,3.7196612844730743,3.715323049385953,3.7102069535940743,3.6961132448072433,3.68447133566535,3.640805082569408,3.6120950126216003,3.5577785187301747,3.5488033106040886,3.5113387917951577,3.5081576570879087,3.538184154565109,3.564991559517439,3.6170035279063835,3.6632069296961225,3.6737169751663155,3.666330030017423,3.6614029156426997,3.6642801281214554,3.6609728545162983,3.656552844863876,3.6744460740249614,3.6771117491222114,3.66843043563426,3.673102713399435,3.6731331769462447)
remove_na = !is.na(rate)
time = time[remove_na]
plot(time,time,type = 'n', ylim = c(0, 4.116211534260921), xlim = c(-89.04153881122276,-66.0202065600297), ylab = 'Mean longevity', xlab = 'Time',main='Longevity' )
polygon(c(time, rev(time)), c(maxHPD[remove_na], rev(minHPD[remove_na])), col = alpha('#756bb1',0.3), border = NA)
lines(time,rate[remove_na], col = '#756bb1', lwd=4)

n <- dev.off()